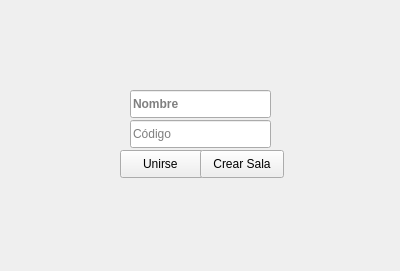
<?xml version="1.0" encoding="UTF-8"?>
<ui version="4.0">
 <class>MainWindow</class>
 <widget class="QMainWindow" name="MainWindow">
  <property name="geometry">
   <rect>
    <x>0</x>
    <y>0</y>
    <width>400</width>
    <height>271</height>
   </rect>
  </property>
  <property name="windowTitle">
   <string>MainWindow</string>
  </property>
  <widget class="QWidget" name="centralWidget">
   <widget class="QPushButton" name="pushButton">
    <property name="geometry">
     <rect>
      <x>120</x>
      <y>150</y>
      <width>84</width>
      <height>28</height>
     </rect>
    </property>
    <property name="text">
     <string>Unirse </string>
    </property>
   </widget>
   <widget class="QLineEdit" name="lineEdit">
    <property name="geometry">
     <rect>
      <x>130</x>
      <y>90</y>
      <width>141</width>
      <height>28</height>
     </rect>
    </property>
    <property name="font">
     <font>
      <weight>75</weight>
      <bold>true</bold>
     </font>
    </property>
    <property name="text">
     <string/>
    </property>
    <property name="placeholderText">
     <string>Nombre</string>
    </property>
   </widget>
   <widget class="QPushButton" name="pushButton_2">
    <property name="geometry">
     <rect>
      <x>200</x>
      <y>150</y>
      <width>84</width>
      <height>28</height>
     </rect>
    </property>
    <property name="text">
     <string>Crear Sala</string>
    </property>
   </widget>
   <widget class="QLabel" name="label">
    <property name="geometry">
     <rect>
      <x>200</x>
      <y>10</y>
      <width>41</width>
      <height>51</height>
     </rect>
    </property>
    <property name="text">
     <string>&lt;html&gt;&lt;head/&gt;&lt;body&gt;&lt;p&gt;&lt;img src=&quot;:/images/B.jpg&quot;/&gt;&lt;/p&gt;&lt;/body&gt;&lt;/html&gt;</string>
    </property>
   </widget>
   <widget class="QLabel" name="label_2">
    <property name="geometry">
     <rect>
      <x>40</x>
      <y>0</y>
      <width>41</width>
      <height>71</height>
     </rect>
    </property>
    <property name="text">
     <string>&lt;html&gt;&lt;head/&gt;&lt;body&gt;&lt;p&gt;&lt;img src=&quot;:/images/S.jpg&quot;/&gt;&lt;/p&gt;&lt;/body&gt;&lt;/html&gt;</string>
    </property>
   </widget>
   <widget class="QLabel" name="label_3">
    <property name="geometry">
     <rect>
      <x>80</x>
      <y>10</y>
      <width>41</width>
      <height>51</height>
     </rect>
    </property>
    <property name="text">
     <string>&lt;html&gt;&lt;head/&gt;&lt;body&gt;&lt;p&gt;&lt;img src=&quot;:/images/C.jpg&quot;/&gt;&lt;/p&gt;&lt;/body&gt;&lt;/html&gt;</string>
    </property>
   </widget>
   <widget class="QLabel" name="label_4">
    <property name="geometry">
     <rect>
      <x>120</x>
      <y>10</y>
      <width>41</width>
      <height>51</height>
     </rect>
    </property>
    <property name="text">
     <string>&lt;html&gt;&lt;head/&gt;&lt;body&gt;&lt;p&gt;&lt;img src=&quot;:/images/R.jpg&quot;/&gt;&lt;/p&gt;&lt;/body&gt;&lt;/html&gt;</string>
    </property>
   </widget>
   <widget class="QLabel" name="label_5">
    <property name="geometry">
     <rect>
      <x>160</x>
      <y>10</y>
      <width>41</width>
      <height>51</height>
     </rect>
    </property>
    <property name="text">
     <string>&lt;html&gt;&lt;head/&gt;&lt;body&gt;&lt;p&gt;&lt;img src=&quot;:/images/A.jpg&quot;/&gt;&lt;/p&gt;&lt;/body&gt;&lt;/html&gt;</string>
    </property>
   </widget>
   <widget class="QLabel" name="label_6">
    <property name="geometry">
     <rect>
      <x>240</x>
      <y>10</y>
      <width>41</width>
      <height>51</height>
     </rect>
    </property>
    <property name="text">
     <string>&lt;html&gt;&lt;head/&gt;&lt;body&gt;&lt;p&gt;&lt;img src=&quot;:/images/B.jpg&quot;/&gt;&lt;/p&gt;&lt;/body&gt;&lt;/html&gt;</string>
    </property>
   </widget>
   <widget class="QLabel" name="label_7">
    <property name="geometry">
     <rect>
      <x>280</x>
      <y>10</y>
      <width>41</width>
      <height>51</height>
     </rect>
    </property>
    <property name="text">
     <string>&lt;html&gt;&lt;head/&gt;&lt;body&gt;&lt;p&gt;&lt;img src=&quot;:/images/L.jpg&quot;/&gt;&lt;/p&gt;&lt;/body&gt;&lt;/html&gt;</string>
    </property>
   </widget>
   <widget class="QLabel" name="label_8">
    <property name="geometry">
     <rect>
      <x>320</x>
      <y>10</y>
      <width>63</width>
      <height>51</height>
     </rect>
    </property>
    <property name="text">
     <string>&lt;html&gt;&lt;head/&gt;&lt;body&gt;&lt;p&gt;&lt;img src=&quot;:/images/E.jpg&quot;/&gt;&lt;/p&gt;&lt;/body&gt;&lt;/html&gt;</string>
    </property>
   </widget>
   <widget class="QLabel" name="label_9">
    <property name="geometry">
     <rect>
      <x>0</x>
      <y>0</y>
      <width>441</width>
      <height>271</height>
     </rect>
    </property>
    <property name="text">
     <string>&lt;html&gt;&lt;head/&gt;&lt;body&gt;&lt;p&gt;&lt;img src=&quot;:/images/FondoVerde.png&quot;/&gt;&lt;/p&gt;&lt;/body&gt;&lt;/html&gt;</string>
    </property>
   </widget>
   <widget class="QLineEdit" name="lineEdit_2">
    <property name="geometry">
     <rect>
      <x>130</x>
      <y>120</y>
      <width>141</width>
      <height>28</height>
     </rect>
    </property>
    <property name="text">
     <string/>
    </property>
    <property name="maxLength">
     <number>6</number>
    </property>
    <property name="placeholderText">
     <string>Código</string>
    </property>
    <property name="cursorMoveStyle">
     <enum>Qt::VisualMoveStyle</enum>
    </property>
   </widget>
   <zorder>label_9</zorder>
   <zorder>pushButton</zorder>
   <zorder>lineEdit</zorder>
   <zorder>pushButton_2</zorder>
   <zorder>label</zorder>
   <zorder>label_2</zorder>
   <zorder>label_3</zorder>
   <zorder>label_4</zorder>
   <zorder>label_5</zorder>
   <zorder>label_6</zorder>
   <zorder>label_7</zorder>
   <zorder>label_8</zorder>
   <zorder>lineEdit_2</zorder>
   <zorder>horizontalSpacer</zorder>
   <zorder>horizontalSpacer_2</zorder>
   <zorder>horizontalSpacer_3</zorder>
   <zorder>horizontalSpacer_4</zorder>
  </widget>
 </widget>
 <layoutdefault spacing="6" margin="11"/>
 <resources/>
 <connections/>
</ui>
